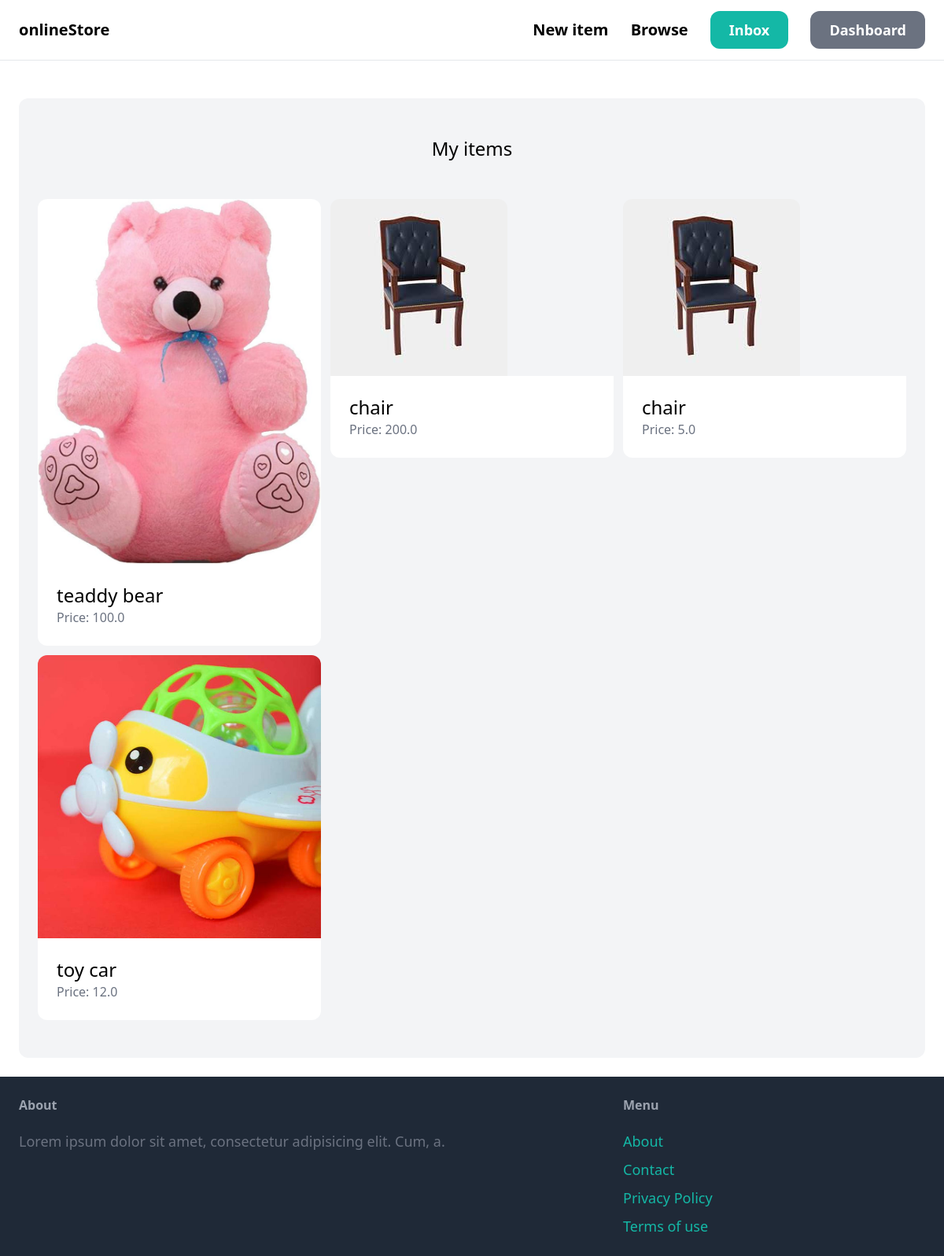
The page /dashboard/ (signed in) on the database its author committed.
### item/models.py (models this page shows, shortened)
class Item(models.Model):
    category= models.ForeignKey(Category , related_name='items', on_delete=models.CASCADE)
    name= models.CharField(max_length=255)
    description= models.TextField(blank=True , null=True)
    price= models.FloatField()
    image= models.ImageField(upload_to='item_images', blank=True, null=True)
    is_sold= models.BooleanField(default=False)
    created_by= models.ForeignKey(User , related_name='items', on_delete=models.CASCADE)
    created_at= models.DateTimeField(auto_now_add=True)

### dashboard/views.py (the view)
# urls.py: path('', views.index, name='index') ,
@login_required
def index(request):
    items = Item.objects.filter(created_by=request.user)
    return render(request, 'dashboard/index.html', {
        'items': items,
    })

### dashboard/templates/dashboard/index.html (shortened to what this page needs)
{% extends 'core/base.html' %}
{% block content %}
    <div class="mt-6 px-6 py-12 bg-gray-100 rounded-xl">
        <h2 class="mb-12 text-2xl text-center">My items</h2>
        <div class="grid grid-cols-3 gap-3">
            {% for item in items %}
                <div>
                    <a href="{% url 'item:detail' item.id %}">
                        <div>
                            <img src="{{ item.image.url }}" class="rounded-t-xl">
                        </div>
                        <div class="p-6 bg-white rounded-b-xl">
                            <h2 class="text-2xl">{{ item.name }}</h2>
                            <p class="text-gray-500">Price: {{ item.price }}</p>
                        </div>
                    </a>
                </div>
            {% endfor %}
        </div>
    </div>
{% endblock %}

### rows shown on the page
Item: image (picture), name "teaddy bear", price "100.0"
Item: image (picture), name "chair", price "200.0"
Item: image (picture), name "chair", price "5.0"
Item: image (picture), name "toy car", price "12.0"
